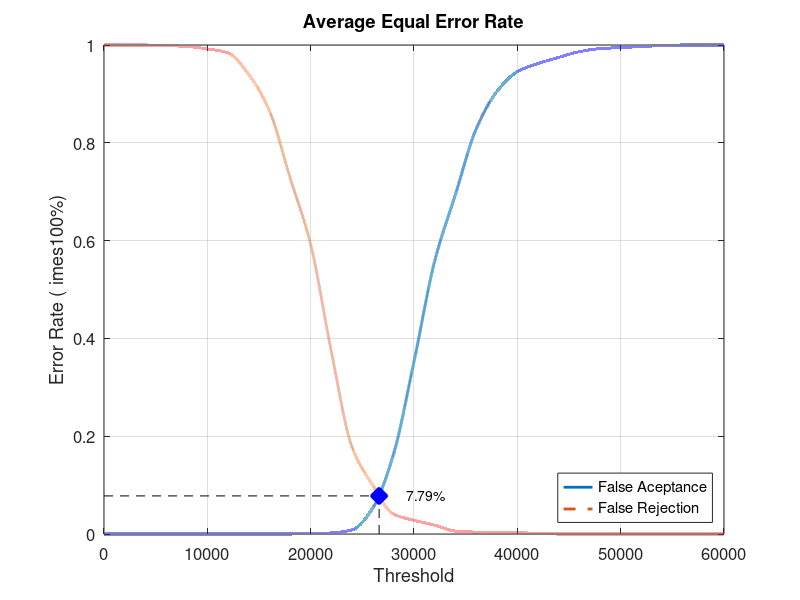
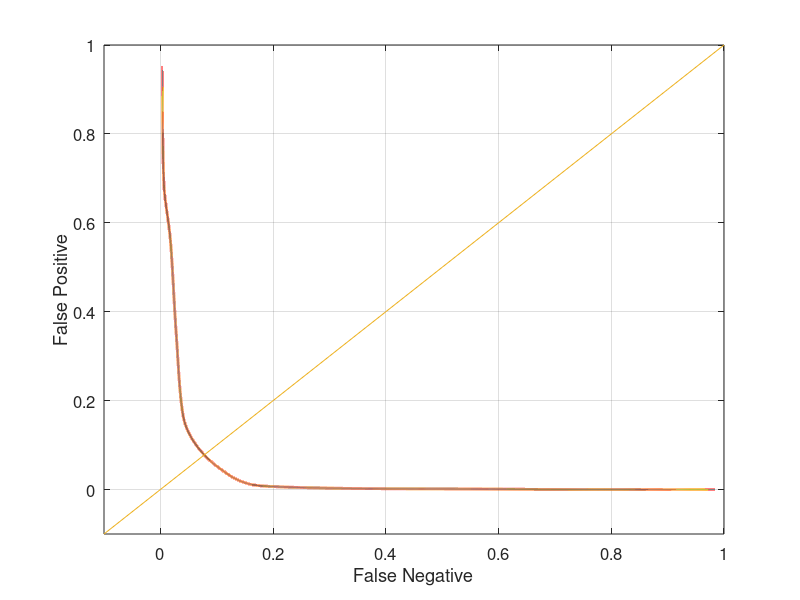

Source code (MATLAB) for these figures, in order:
close all;
clear;
clc;
x = 0:2000:60000;
xq = 0:0.5:60000;

y0 = [0 0 0 0 0 0 0 0 0 0 0.00105263 0.00210526 0.00842105 0.0526316 0.162105 0.352632 0.557895 0.693684 0.827368 0.90421 0.945263 0.962105 0.974737 0.986316 0.992632 0.994737 0.996842 0.998947 1 1 1]
yy0 = interp1(x, y0, xq, 'pchip');
y1 = [1 1 1 0.999 0.997 0.992 0.984 0.94 0.866 0.729 0.592 0.373 0.178 0.1 0.041 0.028 0.018 0.006 0.004 0.004 0.003 0.001 0 0 0 0 0 0 0 0 0]
yy1 = interp1(x, y1, xq, 'pchip');

% Calculating EER: 
y2 = abs(y0 - y1);
find(y2 == min(y2))
yy2 = abs(yy0 - yy1);
xEER = find(yy2 == min(yy2));
xEERIndex = xq(xEER) % X-axis EER
yEER = yy0(xEER) % Y-axis EER

main = figure
plot(xq, yy0,'-','LineWidth', 2);	hold on
plot(xq, yy1,'--','LineWidth', 2);	hold on
plot([xEERIndex xEERIndex], [0 yEER], 'k--');	hold on
plot([0 xEERIndex], [yEER yEER], 'k--');	hold on
plot(xEERIndex, yEER, 'bx', 'LineWidth', 10);	hold on
text(xEERIndex + 10 * xEERIndex / 100, yEER, [num2str(round((10000 * yEER)) / 100) '%'])
legend('False Aceptance', 'False Rejection', 'Location', 'SouthEast')
xlabel('Threshold')
ylabel('Error Rate (	imes100%)')
title('Average Equal Error Rate')
set(gca, 'FontSize', 12)
axis([0 60000 0 1])
grid on

print(main, 'Database2AverageMain', '-dpng');
FNRxFPR = figure('Color', [1 1 1]);
plot(yy1, yy0, '-', yy1, yy0, 'LineWidth', 2);
hold on
y = -0.1:0.1:1
plot(y, y); 
set(gca, 'FontSize', 12)
xlabel('False Negative')
ylabel('False Positive')
axis([-0.1 1 -0.1 1])
set(gca, 'FontSize', 12)
grid on

print(FNRxFPR, 'Database2AverageFNRxFPR','-dpng');
